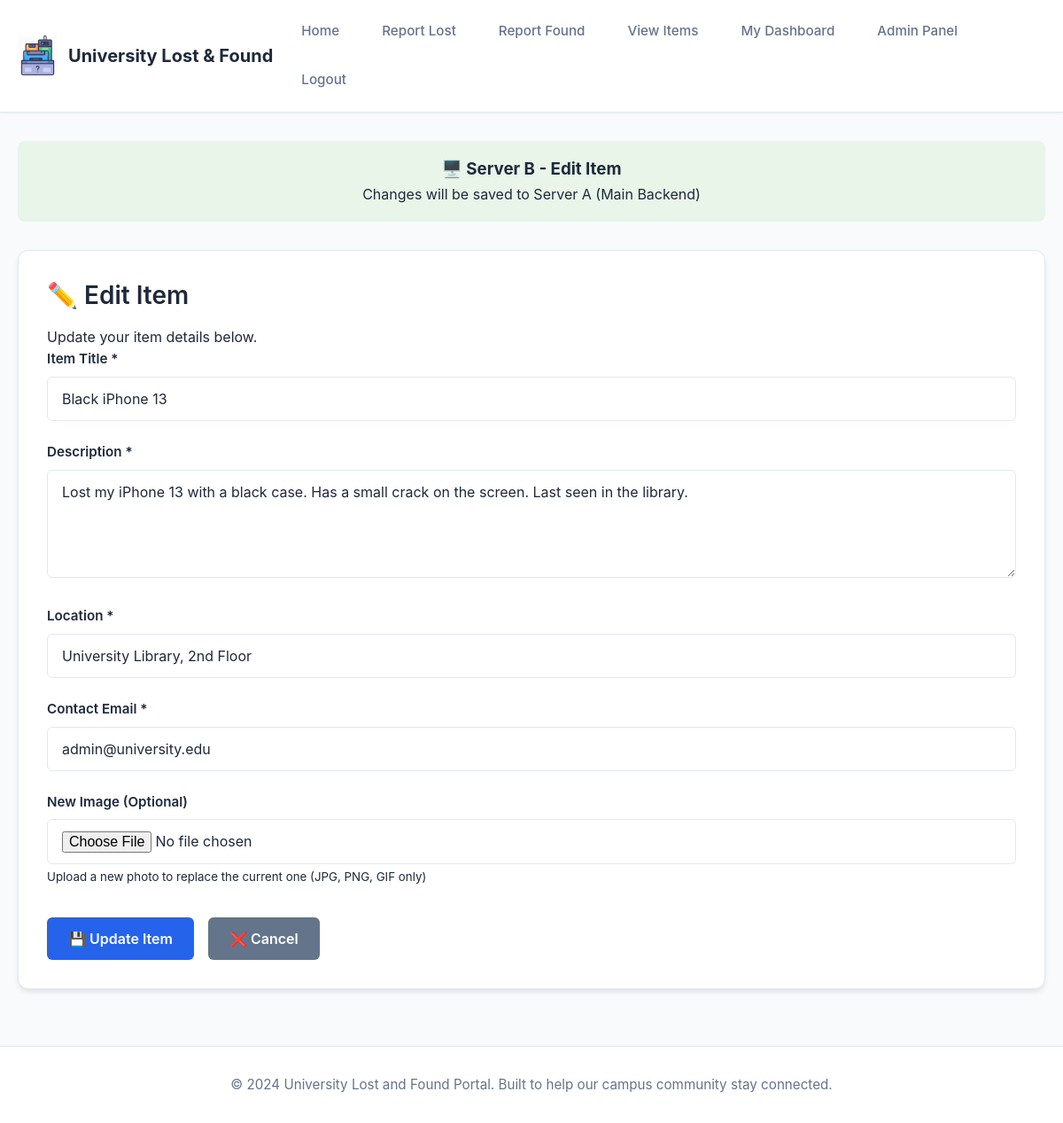
Page /ServerB/edit_item.php?id=1 (signed in) on the committed database.
### tables this page shows
CREATE TABLE IF NOT EXISTS items (
    id INT AUTO_INCREMENT PRIMARY KEY,
    user_id INT DEFAULT NULL,
    title VARCHAR(100) NOT NULL,
    description TEXT NOT NULL,
    type ENUM('lost', 'found') NOT NULL,
    location VARCHAR(100) NOT NULL,
    contact VARCHAR(100) NOT NULL,
    image VARCHAR(255) NOT NULL,
    created_at TIMESTAMP DEFAULT CURRENT_TIMESTAMP,
    FOREIGN KEY (user_id) REFERENCES users(id) ON DELETE CASCADE
);

### ServerB/config.php (called while the page is built, shortened)
<?php
function isUserLoggedIn() {
    return isset($_SESSION['user_id']) && $_SESSION['user_id'] > 0;
}
function getCurrentUserId() {
    if (isUserLoggedIn()) {
        return $_SESSION['user_id'];
    }
    return null;
}
function isCurrentUserAdmin() {
    return isUserLoggedIn() && isset($_SESSION['is_admin']) && $_SESSION['is_admin'] == 1;
}
?>

### ServerB/edit_item.php (the view, shortened to what this page needs)
<?php
require_once 'config.php';
$itemId = $_GET['id'] ?? 0;
$conn = getDBConnection();
$item = null;
if ($conn) {
    $userId = getCurrentUserId();
    $sql = "SELECT * FROM items WHERE id = '$itemId' AND user_id = '$userId'";
    $result = $conn->query($sql);
    if ($result->num_rows > 0) {
        $item = $result->fetch_assoc();
    } else {
        header('Location: user_dashboard.php');
        exit();
    }
} else {
    header('Location: user_dashboard.php');
    exit();
}
?>
<!DOCTYPE html>
<html lang="en">
<head>
    <link rel="stylesheet" href="style.css">
</head>
<body>
    <header>
        <div class="header-content">
            <div class="logo">
                <img src="./assets/logo.webp" alt="Lost & Found Logo">
                <h1>University Lost & Found</h1>
            </div>
            <nav>
                <ul>
                    <li><a href="index.php">Home</a></li>
                    <li><a href="report_lost.php">Report Lost</a></li>
                    <li><a href="report_found.php">Report Found</a></li>
                    <li><a href="items.php">View Items</a></li>
                    <li><a href="user_dashboard.php">My Dashboard</a></li>
                    <?php if (isCurrentUserAdmin()): ?>
                        <li><a href="../ServerA/admin_dashboard.php">Admin Panel</a></li>
                    <?php endif; ?>
                    <li><a href="user_dashboard.php?logout=1">Logout</a></li>
                </ul>
            </nav>
        </div>
    </header>
    <main>
        <div class="server-info">
            <h3>🖥️ Server B - Edit Item</h3>
            <p>Changes will be saved to Server A (Main Backend)</p>
        </div>
        <section class="form-container">
            <h2>✏️ Edit Item</h2>
            <p>Update your item details below.</p>
            <form method="POST" enctype="multipart/form-data" onsubmit="return validateForm();">
                <div class="form-group">
                    <label for="title">Item Title *</label>
                    <input type="text"
                           id="title"
                           name="title"
                           value="<?php echo htmlspecialchars($item['title']); ?>"
                           placeholder="e.g., Black iPhone 13, Blue Backpack"
                           required>
                </div>
                <div class="form-group">
                    <label for="description">Description *</label>
                    <textarea id="description"
                              name="description"
                              rows="4"
                              placeholder="Provide detailed description including brand, color, size, unique features, etc."
                              required><?php echo htmlspecialchars($item['description']); ?></textarea>
                </div>
                <div class="form-group">
                    <label for="location">Location *</label>
                    <input type="text"
                           id="location"
                           name="location"
                           value="<?php echo htmlspecialchars($item['location']); ?>"
                           placeholder="e.g., Library Building, Room 205, Cafeteria"
                           required>
                </div>
                <div class="form-group">
                    <label for="contact">Contact Email *</label>
                    <input type="email"
                           id="contact"
                           name="contact"
                           value="<?php echo htmlspecialchars($item['contact']); ?>"
                           placeholder="your.email@university.edu"
                           required>
                </div>
                <div class="form-group">
                    <label for="image">New Image (Optional)</label>
                    <input type="file"
                           id="image"
                           name="image"
                           accept="image/*">
                    <small>Upload a new photo to replace the current one (JPG, PNG, GIF only)</small>
                </div>
                <div style="display: flex; gap: 1rem; margin-top: 2rem;">
                    <button type="submit" class="btn">💾 Update Item</button>
                    <a href="user_dashboard.php" class="btn btn-secondary">❌ Cancel</a>
                </div>
            </form>
        </section>
    </main>
    <footer>
        <p>&copy; 2024 University Lost and Found Portal. Built to help our campus community stay connected.</p>
    </footer>
</body>
</html>

### ServerB/style.css (style rules this page uses)
:root { --primary: #2563eb; --primary-dark: #1e40af; --primary-light: #3b82f6; --bg-primary: #ffffff; --bg-secondary: #f8fafc; --bg-dark: #0f172a; --text-primary: #1e293b; --text-secondary: #64748b; --text-light: #94a3b8; --success: #10b981; --success-light: #d1fae5; --error: #ef4444; --error-light: #fee2e2; --warning: #f59e0b; --border: #e2e8f0; --border-dark: #cbd5e1; --shadow-sm: 0 1px 2px 0 rgb(0 0 0 / 0.05); --shadow-md: 0 4px 6px -1px rgb(0 0 0 / 0.1); --shadow-lg: 0 10px 15px -3px rgb(0 0 0 / 0.1); }
* { margin: 0; padding: 0; box-sizing: border-box; }
body { font-family: -apple-system, BlinkMacSystemFont, 'Segoe UI', Roboto, 'Helvetica Neue', Arial, sans-serif; line-height: 1.7; color: var(--text-primary); background: var(--bg-secondary); min-height: 100vh; margin: 0; font-size: 16px; }
header { background: var(--bg-primary); border-bottom: 1px solid var(--border); padding: 1rem 0; box-shadow: var(--shadow-sm); position: sticky; top: 0; z-index: 100; }
.header-content { max-width: 1200px; margin: 0 auto; padding: 0 20px; display: flex; justify-content: space-between; align-items: center; gap: 1rem; }
.logo { display: flex; align-items: center; gap: 0.75rem; flex: 1; }
.logo img { width: 45px; height: 45px; object-fit: contain; }
.logo h1 { font-size: 1.25rem; font-weight: 700; color: var(--text-primary); margin: 0; line-height: 1.2; white-space: nowrap; }
nav { position: relative; }
nav ul { list-style: none; display: flex; gap: 1rem; flex-wrap: wrap; margin: 0; padding: 0; }
nav a { color: var(--text-secondary); text-decoration: none; padding: 0.5rem 1rem; border-radius: 6px; transition: all 0.2s ease; font-weight: 500; font-size: 0.95rem; line-height: 1.5; display: block; }
main { max-width: 1200px; margin: 2rem auto; padding: 0 20px; }
.form-container { background: var(--bg-primary); padding: 2rem; border-radius: 12px; border: 1px solid var(--border); box-shadow: var(--shadow-md); margin-bottom: 2rem; }
.form-container h2 { color: var(--text-primary); margin-bottom: 1rem; font-weight: 600; font-size: 1.75rem; line-height: 1.3; }
.form-group { margin-bottom: 1.5rem; }
.form-group label { display: block; margin-bottom: 0.5rem; font-weight: 600; color: var(--text-primary); font-size: 0.95rem; line-height: 1.5; }
.form-group input, .form-group textarea, .form-group select { width: 100%; padding: 0.75rem 1rem; background: var(--bg-primary); border: 1px solid var(--border); border-radius: 6px; font-size: 1rem; color: var(--text-primary); transition: all 0.2s ease; font-family: inherit; line-height: 1.5; }
.form-group input::placeholder, .form-group textarea::placeholder { color: var(--text-light); }
.form-group textarea { resize: vertical; min-height: 120px; }
.btn { background: var(--primary); color: white; padding: 0.75rem 1.5rem; border: none; border-radius: 6px; cursor: pointer; font-size: 1rem; font-weight: 600; transition: all 0.2s ease; text-decoration: none; display: inline-block; font-family: inherit; line-height: 1.5; }
.btn-secondary { background: var(--text-secondary); color: white; }
footer { background: var(--bg-primary); color: var(--text-secondary); text-align: center; padding: 2rem 0; margin-top: 4rem; border-top: 1px solid var(--border); font-size: 0.95rem; line-height: 1.5; }
html { scroll-behavior: smooth; }
.form-container, .items-container, .hero { position: relative; }

### ServerB/edit_item.php (style rules this page uses)
.server-info { background: #e8f5e8; padding: 1rem; border-radius: 8px; margin-bottom: 2rem; text-align: center; }

### rows in the picture
items: title "Black iPhone 13", description "Lost my iPhone 13 with a black case. Has a small crack on the screen. Last seen in the library.", location "University Library, 2nd Floor", contact "admin@university.edu"
